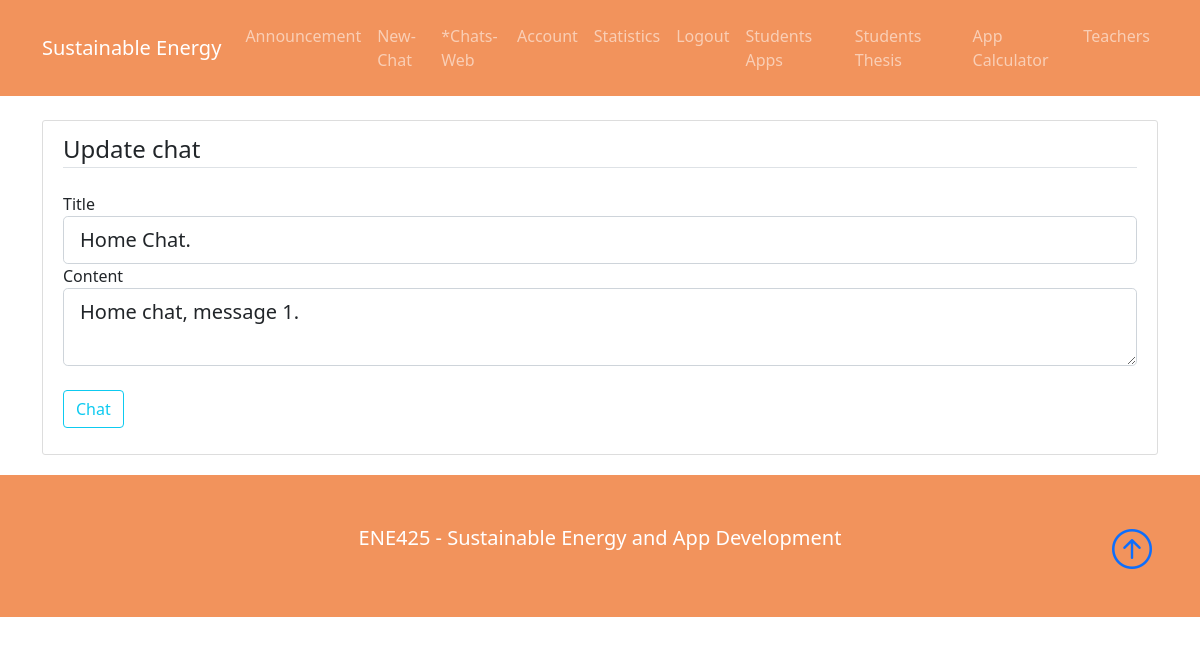
Before: /chat/1/update (signed in) with the older database file.
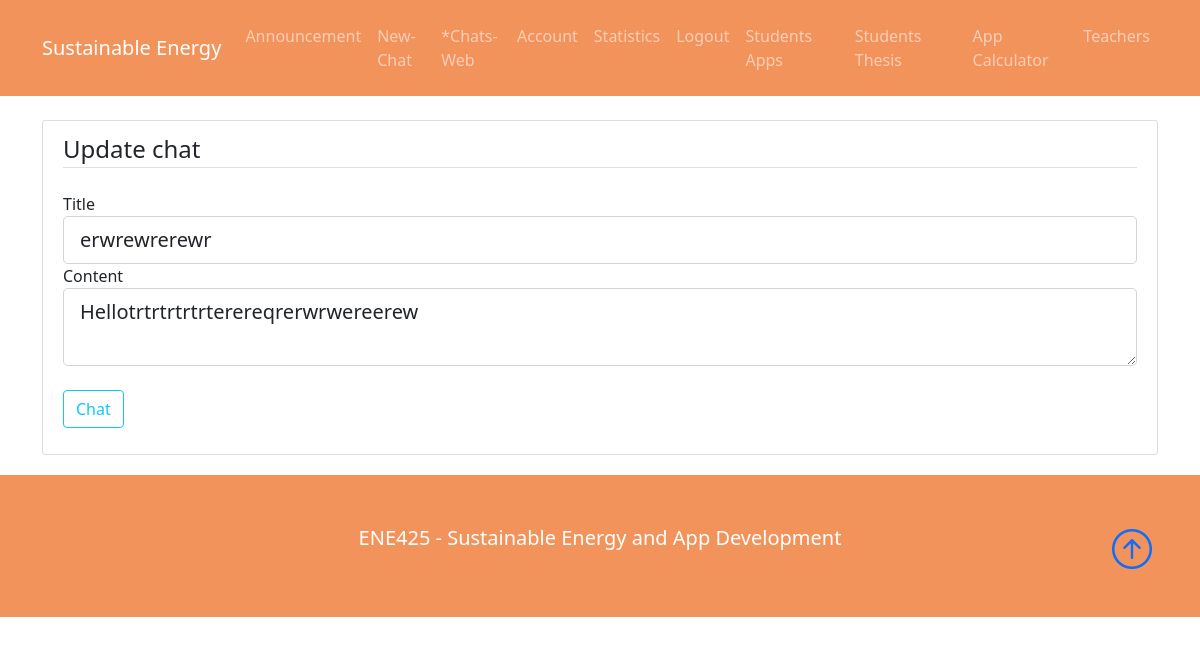
After: the same page with the newer database file.
### webse/models.py (models this page shows, shortened)
class Chat(db.Model):
    __tablename__= 'chat'
    id = db.Column(db.Integer, primary_key=True)
    title = db.Column(db.String(100), nullable=False)
    date_posted = db.Column(db.DateTime, nullable=False, default=datetime.utcnow)
    content = db.Column(db.Text, nullable=False)
    chat_module = db.Column(db.String(100), nullable=False)
    chat_group = db.Column(db.String(100), nullable=False)
    user_id = db.Column(db.Integer, db.ForeignKey('user.id'), nullable=False)

### webse/routes.py (the view)
@app.route("/chat/<int:chat_id>/update", methods=['GET', 'POST'])
@login_required
def update_chat(chat_id):
    chat = Chat.query.get_or_404(chat_id)
    if chat.author != current_user:
        abort(403)
    form = ChatFormUpdate()
    if form.validate_on_submit():
        chat.title = form.title.data
        chat.content = form.content.data
        db.session.commit()
        flash('Your chat has been updated!', 'success')
        return redirect(url_for('chat', chat_id=chat.id))
    elif request.method == 'GET':
        form.title.data = chat.title
        form.content.data = chat.content
    return render_template('create_chat_lecture.html', title='Update chat',
                           form=form, legend='Update chat')

### webse/forms.py
class ChatFormUpdate(FlaskForm):
    title = StringField('Title', validators=[DataRequired()])
    content = TextAreaField('Content', validators=[DataRequired()])
    submit = SubmitField('Chat')

### webse/models.py (called while the page is built)
@login_manager.user_loader
def load_user(user_id):
    return User.query.get(int(user_id))

### webse/templates/create_chat_lecture.html (shortened to what this page needs)
{% extends "layout.html" %}
{% block content %}
<div class="container">
    <div class="content-section">
        <form method="POST" action="">
            <fieldset class="form-group">
                <legend class="border-bottom mb-4">{{ legend }}</legend>
                <div class="form-group">
                    {{ form.title.label(class="form-control-label") }}
                    {% if form.title.errors %}
                        {{ form.title(class="form-control form-control-lg is-invalid") }}
                        <div class="invalid-feedback">
                            {% for error in form.title.errors %}
                                <span>{{ error }}</span>
                            {% endfor %}
                        </div>
                    {% else %}
                        {{ form.title(class="form-control form-control-lg") }}
                    {% endif %}
                </div>
                <div class="form-group">
                    {{ form.content.label(class="form-control-label") }}
                    {% if form.content.errors %}
                        {{ form.content(class="form-control form-control-lg is-invalid") }}
                        <div class="invalid-feedback">
                            {% for error in form.content.errors %}
                                <span>{{ error }}</span>
                            {% endfor %}
                        </div>
                    {% else %}
                        {{ form.content(class="form-control form-control-lg") }}
                    {% endif %}
                </div>
            </fieldset>
            <div class="form-group">
                {{ form.submit(class="btn btn-outline-info") }}
            </div>
        </form>
    </div>
</div>
{% endblock content %}

Changed rows visible on the page:
changed Chat: title "Home Chat." → "erwrewrerewr"; content "Home chat, message 1." → "Hellotrtrtrtrtrterereqrerwrwereerew"
